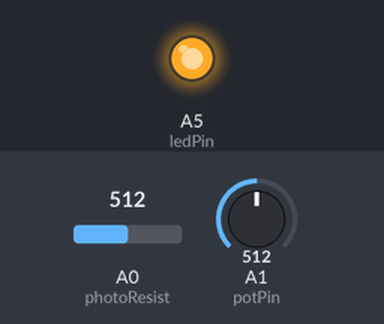
This program was run on a simulated Arduino Nano 33 IoT. Parts: output pins drawn as LEDs (lit = HIGH). The inputs (shaded band) are chosen by the test bench; at power-on: A1 (potPin) = 512, A0 (photoResist) = 512.

Above: at 1.2 s.
1.3 s: A1 (potPin) set to 523
At 2.3 s:
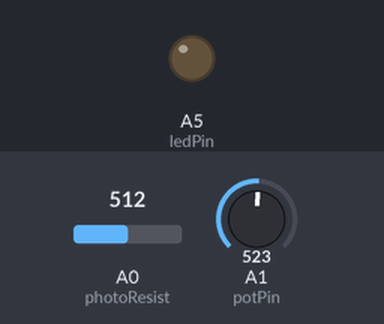
2.8 s: A1 (potPin) set to 511
At 3.5 s:
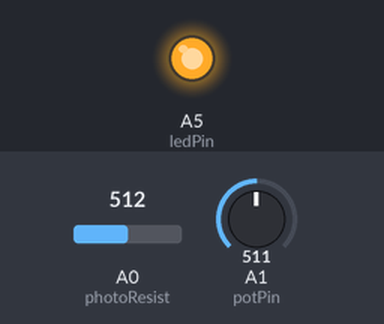
4.3 s: A1 (potPin) set to 716
At 4.8 s:
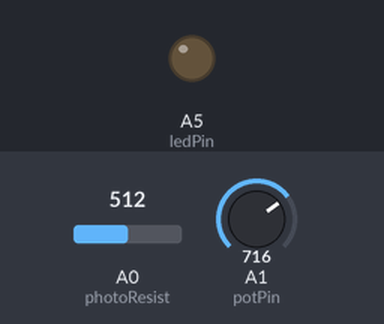
Timing chart, 0 to 7.3 s (numbered marks = the images above; inputs shaded):
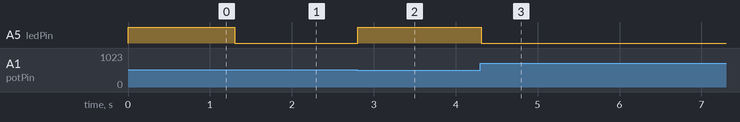

Measured:
- the behaviour switches between 512 and 513 on A1 (potPin) (found by bisection; images 0 and 1)
- after the input at 1.3 s, A5 (ledPin): HIGH → LOW at once
- after the input at 2.8 s, A5 (ledPin): LOW → HIGH at once
- after the input at 4.3 s, A5 (ledPin): HIGH → LOW at once

The program:

main.cpp
```cpp
#include <Arduino.h>

int photoResist = A0;
int prValue = 0;

int potPin = A1;
int potValue = 0;

int ledPin = 19;

void setup() {
    pinMode(photoResist, INPUT);
    pinMode(potPin, INPUT);
    pinMode(ledPin, OUTPUT);
}

void loop() {
    prValue = analogRead(photoResist);
    potValue = analogRead(potPin);

    if (prValue < potValue)
    {
        digitalWrite(ledPin, LOW);
    }
    else
    {
        digitalWrite(ledPin, HIGH);
    }
    delay(100);
}
```
